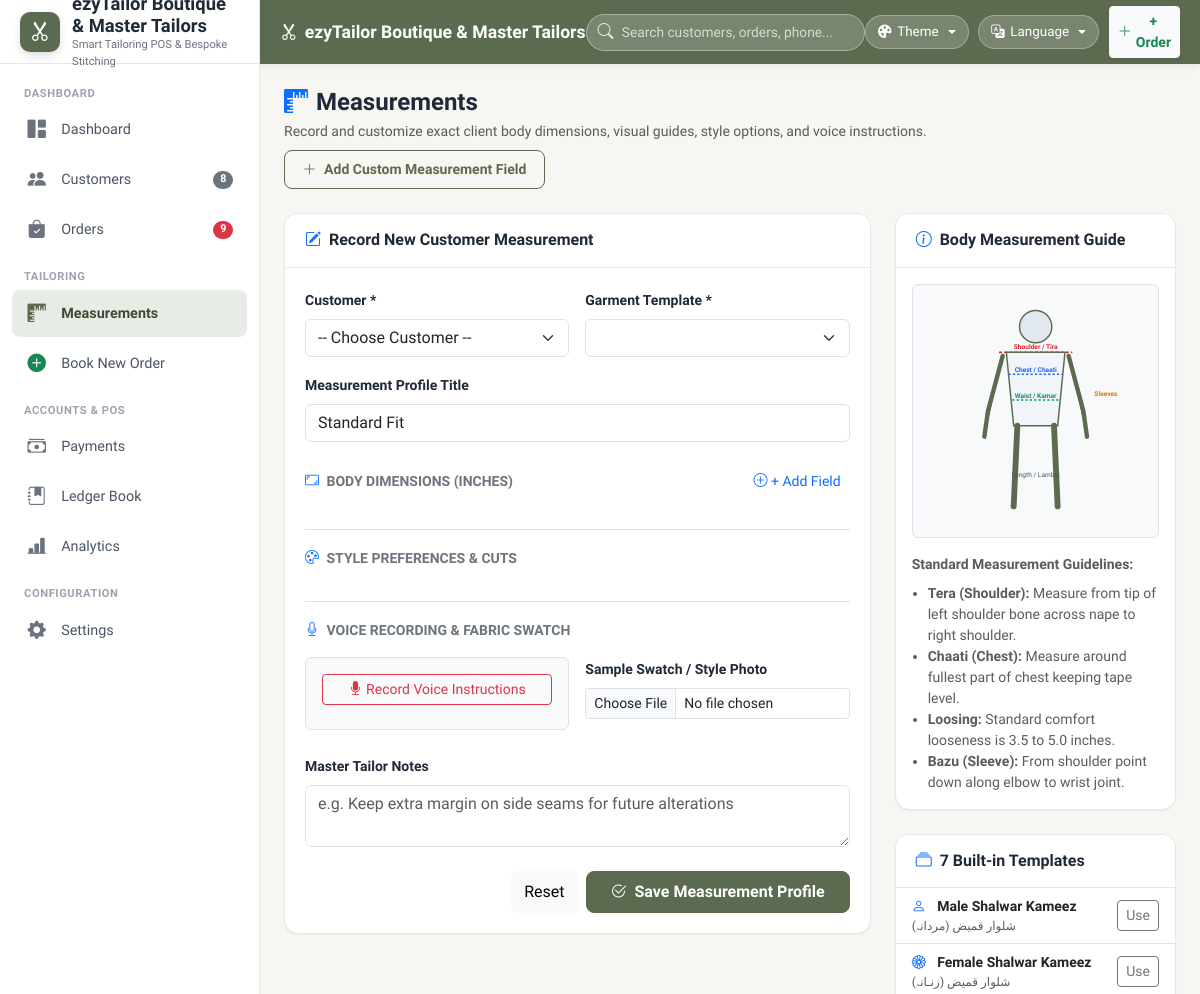
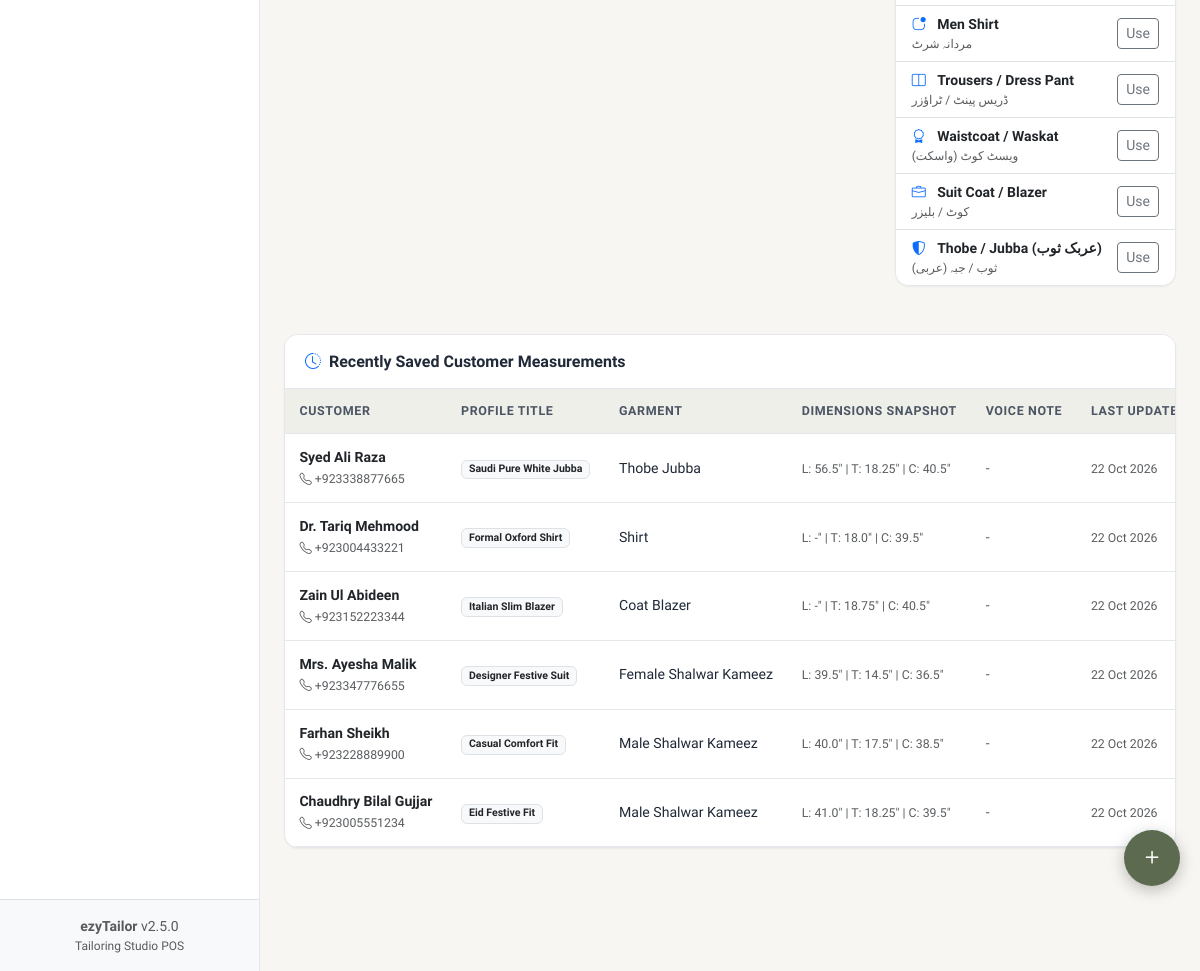
/measurements.php, run on the app's committed database (2 pictures, top to bottom).
### tables this page shows
CREATE TABLE IF NOT EXISTS `settings` (
    `id` INT AUTO_INCREMENT PRIMARY KEY,
    `shop_name` VARCHAR(150) NOT NULL DEFAULT 'ezyTailor Boutique & Tailors',
    `tagline` VARCHAR(200) DEFAULT 'Smart Tailoring & Bespoke Stitching',
    `owner_name` VARCHAR(100) DEFAULT 'Ustad Muhammad Asif',
    `phone` VARCHAR(30) DEFAULT '+92 300 9876543',
    `whatsapp` VARCHAR(30) DEFAULT '+923009876543',
    `email` VARCHAR(100) DEFAULT 'contact@ezytailor.com',
    `city` VARCHAR(50) DEFAULT 'Lahore',
    `address` TEXT,
    `currency` VARCHAR(10) DEFAULT 'Rs',
    `theme` VARCHAR(30) DEFAULT 'olive',
    `language` VARCHAR(10) DEFAULT 'en',
    `receipt_header` TEXT,
    `receipt_footer` TEXT,
    `terms` TEXT,
    `receipt_paper_size` VARCHAR(10) DEFAULT '80mm',
    `show_barcode` TINYINT(1) DEFAULT 1,
    `updated_at` TIMESTAMP DEFAULT CURRENT_TIMESTAMP ON UPDATE CURRENT_TIMESTAMP
);

CREATE TABLE IF NOT EXISTS `measurement_templates` (
    `id` INT AUTO_INCREMENT PRIMARY KEY,
    `template_key` VARCHAR(50) UNIQUE NOT NULL,
    `title` VARCHAR(100) NOT NULL,
    `title_ur` VARCHAR(100) DEFAULT NULL,
    `title_hi` VARCHAR(100) DEFAULT NULL,
    `title_ar` VARCHAR(100) DEFAULT NULL,
    `garment_category` VARCHAR(50) NOT NULL,
    `icon` VARCHAR(50) DEFAULT 'bi-person',
    `fields_json` LONGTEXT NOT NULL,
    `styles_json` LONGTEXT DEFAULT NULL,
    `is_default` TINYINT(1) DEFAULT 1,
    `is_active` TINYINT(1) DEFAULT 1,
    `created_at` TIMESTAMP DEFAULT CURRENT_TIMESTAMP
);

CREATE TABLE IF NOT EXISTS `customer_measurements` (
    `id` INT AUTO_INCREMENT PRIMARY KEY,
    `customer_id` INT NOT NULL,
    `template_id` INT DEFAULT NULL,
    `garment_type` VARCHAR(50) NOT NULL,
    `title` VARCHAR(100) NOT NULL DEFAULT 'Standard Fit',
    `measurements_json` LONGTEXT NOT NULL,
    `styles_json` LONGTEXT DEFAULT NULL,
    `fabric_photo` VARCHAR(255) DEFAULT NULL,
    `audio_note` VARCHAR(255) DEFAULT NULL,
    `notes` TEXT DEFAULT NULL,
    `created_at` TIMESTAMP DEFAULT CURRENT_TIMESTAMP,
    `updated_at` TIMESTAMP DEFAULT CURRENT_TIMESTAMP ON UPDATE CURRENT_TIMESTAMP,
    FOREIGN KEY (`customer_id`) REFERENCES `customers`(`id`) ON DELETE CASCADE
);

CREATE TABLE IF NOT EXISTS `customers` (
    `id` INT AUTO_INCREMENT PRIMARY KEY,
    `customer_code` VARCHAR(30) UNIQUE NOT NULL,
    `name` VARCHAR(100) NOT NULL,
    `phone` VARCHAR(30) NOT NULL,
    `alt_phone` VARCHAR(30) DEFAULT NULL,
    `city` VARCHAR(50) DEFAULT 'Lahore',
    `gender` ENUM('male', 'female', 'other') DEFAULT 'male',
    `address` TEXT DEFAULT NULL,
    `notes` TEXT DEFAULT NULL,
    `photo` VARCHAR(255) DEFAULT NULL,
    `created_at` TIMESTAMP DEFAULT CURRENT_TIMESTAMP,
    `updated_at` TIMESTAMP DEFAULT CURRENT_TIMESTAMP ON UPDATE CURRENT_TIMESTAMP
);

### measurements.php (the view, shortened to what the rows shown need)
<?php
require_once __DIR__ . '/config/config.php';
require_once __DIR__ . '/config/db.php';
$pdo = getDB();
$templates = $pdo->query("SELECT * FROM measurement_templates WHERE is_active = 1 ORDER BY id ASC")->fetchAll();
$allMeasurementsStmt = $pdo->query("
    SELECT cm.*, c.name as customer_name, c.phone as customer_phone, c.customer_code, mt.title as template_title, mt.icon as template_icon
    FROM customer_measurements cm
    JOIN customers c ON cm.customer_id = c.id
    LEFT JOIN measurement_templates mt ON cm.template_id = mt.id
    ORDER BY cm.id DESC
    LIMIT 100
");
$allMeasurements = $allMeasurementsStmt->fetchAll();
include __DIR__ . '/includes/header.php';
include __DIR__ . '/includes/sidebar.php';
include __DIR__ . '/includes/navbar.php';
?>
<div class="page-content">
    <div class="row g-4">
        <div class="col-lg-4">
            <div class="app-card">
                <div class="list-group list-group-flush small">
                    <?php foreach ($templates as $t): ?>
                        <div class="list-group-item d-flex justify-content-between align-items-center">
                            <div>
                                <i class="bi <?= e($t['icon'] ?: 'bi-scissors') ?> text-primary me-2"></i>
                                <strong><?= e($t['title']) ?></strong>
                                <span class="text-muted d-block" style="font-size:0.75rem;"><?= e($t['title_ur'] ?: '') ?></span>
                            </div>
                            <button type="button" class="btn btn-outline-secondary btn-sm" onclick="document.getElementById('measurement_template_select').value='<?= $t['template_key'] ?>'; Measurements.selectTemplate('<?= $t['template_key'] ?>');">
                                Use
                            </button>
                        </div>
                    <?php endforeach; ?>
                </div>
            </div>
        </div>
    </div>
    <div class="app-card mt-4">
        <div class="table-responsive">
            <table class="table table-custom">
                <thead>
                    <tr>
                        <th>Customer</th>
                        <th>Profile Title</th>
                        <th>Garment</th>
                        <th>Dimensions Snapshot</th>
                        <th>Voice Note</th>
                        <th>Last Updated</th>
                    </tr>
                </thead>
                <tbody>
                    <?php if (empty($allMeasurements)): ?>
                        <tr><td colspan="7" class="text-center py-4 text-muted">No measurements recorded yet.</td></tr>
                    <?php else: ?>
                        <?php foreach ($allMeasurements as $am):
                            $dim = json_decode($am['measurements_json'], true) ?: [];
                        ?>
                            <tr>
                                <td>
                                    <div class="fw-bold"><a href="customer_view.php?id=<?= $am['customer_id'] ?>" class="text-decoration-none text-dark"><?= e($am['customer_name']) ?></a></div>
                                    <small class="text-muted"><i class="bi bi-telephone"></i> <?= e($am['customer_phone']) ?></small>
                                </td>
                                <td><span class="badge bg-light text-dark border"><?= e($am['title']) ?></span></td>
                                <td class="text-capitalize"><?= ucwords(str_replace('_', ' ', $am['garment_type'])) ?></td>
                                <td>
                                    <small class="text-muted">
                                        L: <?= $dim['lambai'] ?? $dim['kameez_length'] ?? $dim['length'] ?? '-' ?>" |
                                        T: <?= $dim['tera'] ?? $dim['shoulder'] ?? '-' ?>" |
                                        C: <?= $dim['chaati'] ?? $dim['chest'] ?? '-' ?>"
                                    </small>
                                </td>
                                <td>
                                    <?php if (!empty($am['audio_note'])): ?>
                                        <span class="badge bg-danger"><i class="bi bi-mic-fill"></i> Audio Note</span>
                                    <?php else: ?>
                                        <span class="text-muted">-</span>
                                    <?php endif; ?>
                                </td>
                                <td><small class="text-muted"><?= format_date($am['updated_at']) ?></small></td>
                            </tr>
                        <?php endforeach; ?>
                    <?php endif; ?>
                </tbody>
            </table>
        </div>
    </div>
</div>
<?php include __DIR__ . '/includes/footer.php'; ?>

### includes/sidebar.php (shortened to what the rows shown need)
<aside class="app-sidebar">
    <div class="sidebar-header">
        <div>
            <div class="sidebar-brand-name"><?= e($settings['shop_name']) ?></div>
            <div class="sidebar-brand-sub"><?= e($settings['tagline']) ?></div>
        </div>
    </div>
</aside>

### includes/navbar.php (shortened to what the rows shown need)
<div class="app-main-wrapper">
    <header class="app-topbar">
        <div class="topbar-left">
            <div class="topbar-title">
                <i class="bi bi-scissors"></i>
                <span class="full-name"><?= e($settings['shop_name']) ?></span>
            </div>
        </div>
    </header>
    <main class="app-main">

### data on the page
settings: tagline "Smart Tailoring POS & Bespoke Stitching", shop_name "ezyTailor Boutique & Master Tailors"
measurement_templates: title "Male Shalwar Kameez", title_ur "شلوار قمیض (مردانہ)"
measurement_templates: title "Female Shalwar Kameez", title_ur "شلوار قمیض (زنـانہ)"
measurement_templates: title "Men Shirt", title_ur "مردانہ شرٹ"
measurement_templates: title "Trousers / Dress Pant", title_ur "ڈریس پینٹ / ٹراؤزر"
measurement_templates: title "Waistcoat / Waskat", title_ur "ویسٹ کوٹ (واسکت)"
measurement_templates: title "Suit Coat / Blazer", title_ur "کوٹ / بلیزر"
measurement_templates: title "Thobe / Jubba (عربک ثوب)", title_ur "ثوب / جبہ (عربی)"
customer_measurements: customer.name "Syed Ali Raza", customer.phone "+923338877665", title "Saudi Pure White Jubba", garment_type "Thobe Jubba", measurements_json "56.5", measurements_json "18.25", measurements_json "40.5", updated_at "22 Oct 2026"
customer_measurements: customer.name "Dr. Tariq Mehmood", customer.phone "+923004433221", title "Formal Oxford Shirt", garment_type "Shirt", measurements_json "-", measurements_json "18.0", measurements_json "39.5", updated_at "22 Oct 2026"
customer_measurements: customer.name "Zain Ul Abideen", customer.phone "+923152223344", title "Italian Slim Blazer", garment_type "Coat Blazer", measurements_json "-", measurements_json "18.75", measurements_json "40.5", updated_at "22 Oct 2026"
customer_measurements: customer.name "Mrs. Ayesha Malik", customer.phone "+923347776655", title "Designer Festive Suit", garment_type "Female Shalwar Kameez", measurements_json "39.5", measurements_json "14.5", measurements_json "36.5", updated_at "22 Oct 2026"
customer_measurements: customer.name "Farhan Sheikh", customer.phone "+923228889900", title "Casual Comfort Fit", garment_type "Male Shalwar Kameez", measurements_json "40.0", measurements_json "17.5", measurements_json "38.5", updated_at "22 Oct 2026"
customer_measurements: customer.name "Chaudhry Bilal Gujjar", customer.phone "+923005551234", title "Eid Festive Fit", garment_type "Male Shalwar Kameez", measurements_json "41.0", measurements_json "18.25", measurements_json "39.5", updated_at "22 Oct 2026"

### other printed values
$badgeCust "8"
$badgeOrders "9"
APP_NAME "ezyTailor"
APP_VERSION "2.5.0"
